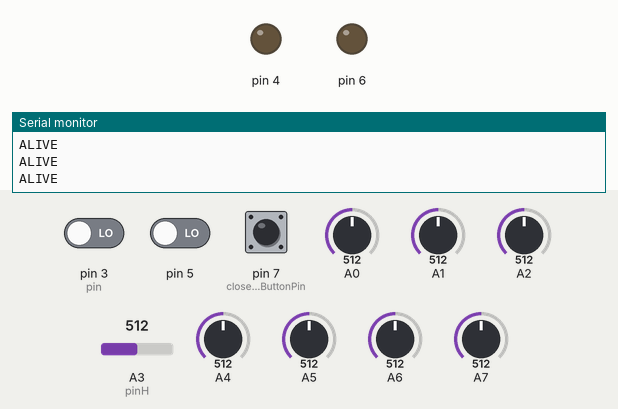
A sketch run on a simulated Arduino Nano, built with avr-gcc and run on an emulated ATmega328P. Shown: output pins drawn as LEDs (lit = HIGH), the last lines printed to the serial monitor. Inputs (shaded band) come from the test bench; at power-on: pin 3 (pin) LOW, pin 5 LOW, pin 7 (closeEyesButtonPin) LOW, A0 = 512, A1 = 512, A2 = 512, A3 (pinH) = 512, A4 = 512, A5 = 512, A6 = 512, A7 = 512.

Above: at 1.2 s.
1.3 s: pin 3 (pin) driven HIGH
At 1.6 s:
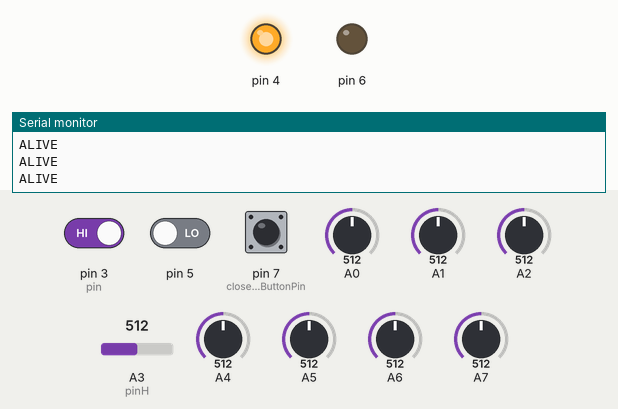
2.8 s: pin 5 driven HIGH
At 3.3 s:
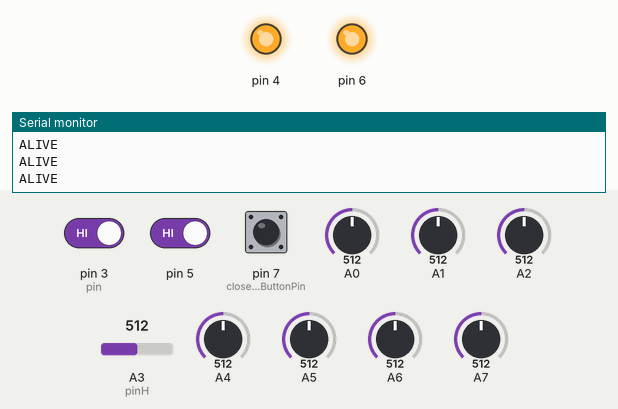
4.3 s: pin 3 (pin) driven LOW
At 4.9 s:
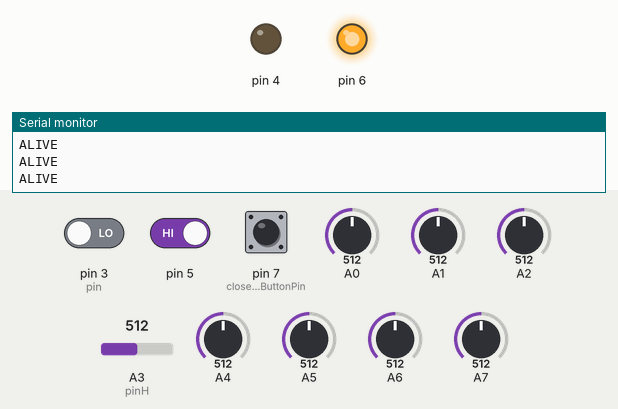
7.5 s: pin 5 driven LOW
At 8.2 s:
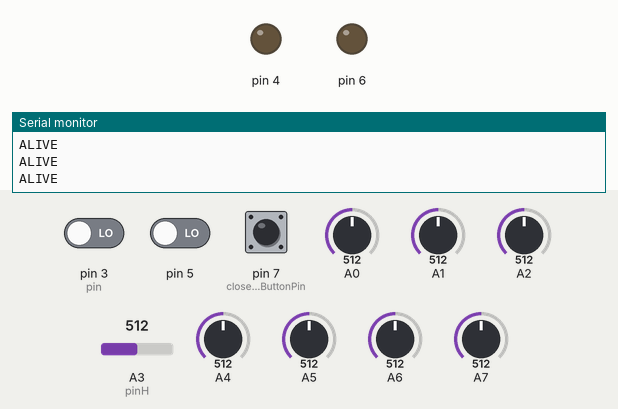
Timing chart, 0 to 10.0 s (numbered marks = the images above; inputs shaded):
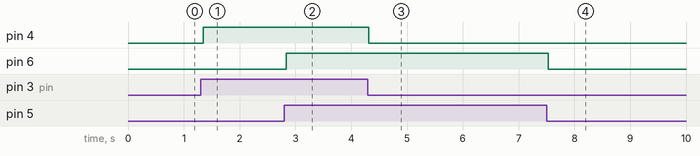

The sketch:

ArduinoOcchiSbriciolone.ino
```cpp
const char eventsC = 'e';
const char statusChangeC = 'C';
const char servoC = 'S';

const char eyesC = 'E';
const char eyeLidsC = 'L';
const char eyebrownsC = 'B';
const char mouthC = 'M';
const char noseC = 'N';

struct Motor {
  int port;
  char sector;
  int pinH;
  char event = servoC;
  int oldValue = 0;
};

struct ButtonLed {
  int pin;
  int led;
  char sector;
  char event = statusChangeC;
  boolean value;
};

const byte delayLettura = 7;
const byte delayLoop = 52;
const byte Analogfilter = 6;
const byte closeEyesButtonPin = 7;
int closeEyesState = 0;
int oldCloseEyesState = 0;


int aliveCounter = 0;
const byte aliveTrigger = 10;


const byte howmanyanalog = 8;//Sono 8 invero
Motor listaMotori[howmanyanalog];
Motor eyeSXX;
Motor eyeSXY;
ButtonLed mirrorButton;
ButtonLed palpebreButton;

int checkSumForEvent1;
int checkSumForEvent0;

int checksumEyelid = (eyeLidsC + eventsC + ';') % 100;

int checkSumFunction(String SCS)
{
  char bufferChar[SCS.length()];
  SCS.toCharArray(bufferChar, SCS.length());

  int sum = 0;
  for (int i = 0; i <  SCS.length(); i++)
  {
    sum += bufferChar[i];
  }

  return sum % 100;
}


void setup()
{


  checkSumForEvent1 = checkSumFunction("LC;1;");
  checkSumForEvent0 = checkSumFunction("LC;0;");
  checksumEyelid = checkSumFunction("Le;");


  mirrorButton.pin = 3;
  mirrorButton.led = 4;
  mirrorButton.sector = eyesC;
  mirrorButton.value = false;


  palpebreButton.pin = 5;
  palpebreButton.led = 6;
  palpebreButton.sector = eyeLidsC;
  palpebreButton.value = false;

  pinMode(mirrorButton.pin, INPUT);
  pinMode(mirrorButton.led, OUTPUT);
  pinMode(palpebreButton.pin, INPUT);
  pinMode(palpebreButton.led, OUTPUT);
  pinMode(closeEyesButtonPin, INPUT);

  listaMotori[0].sector = eyesC;//OcchioDXY
  listaMotori[0].port = A1;//
  listaMotori[0].pinH = 17;

  listaMotori[1].sector = eyesC;//OcchioDXX
  listaMotori[1].port = A0;
  listaMotori[1].pinH = 16;

  listaMotori[2].sector = eyeLidsC;//PalpebraSinistra
  listaMotori[2].port = A3;
  listaMotori[2].pinH = 18;

  listaMotori[3].sector = eyebrownsC;//Sopraciglio DXD
  listaMotori[3].port = A4;//
  listaMotori[3].pinH = 10;

  listaMotori[4].sector = eyebrownsC;//Sopraciglio DXC
  listaMotori[4].port = A5;
  listaMotori[4].pinH = 9;

  listaMotori[5].sector = eyebrownsC;//Sopraciglio SXS
  listaMotori[5].port = A6;//
  listaMotori[5].pinH = 12;

  listaMotori[6].sector = eyebrownsC;//Sopraciglio SXC
  listaMotori[6].port = A7;
  listaMotori[6].pinH = 11;

  listaMotori[7].sector = eyeLidsC;//PalpebraDestra
  listaMotori[7].port = A2;
  listaMotori[7].pinH = 15;

  eyeSXX.sector = eyesC;
  eyeSXX.port = -1;
  eyeSXX.pinH = 13;

  eyeSXY.sector = eyesC;
  eyeSXY.port = -1;
  eyeSXY.pinH = 14;

  readButtonLed(mirrorButton);
  readButtonLedAndSend(palpebreButton);

  Serial.begin(115200);
}


void loop() {

  for (int i = 0; i < howmanyanalog; i++)
  {
    if (listaMotori[i].sector == eyeLidsC)
      if (palpebreButton.value)
        if (i == 2)
          continue;


    readWriteMotor(listaMotori[i]);
  }


  readCloseEyesButton();
  readButtonLed(mirrorButton);
  readButtonLedAndSend(palpebreButton);

  deadManButton();
  delay(delayLoop);
}


void readCloseEyesButton()
{
  closeEyesState = digitalRead(closeEyesButtonPin);

  if (closeEyesState != oldCloseEyesState)
    if (closeEyesState == LOW)
    {
      Serial.print("Le;");
      Serial.println(checksumEyelid);
    }

  oldCloseEyesState = closeEyesState;
}

void readWriteMotor(Motor& m)
{
  int sensorValue = analogRead(m.port);

  if (abs(m.oldValue - sensorValue) > Analogfilter)
  {
    if (m.pinH == listaMotori[0].pinH)
      sendMotor(eyeSXY, sensorValue);
    else if (m.pinH == listaMotori[1].pinH)
    {
      if (mirrorButton.value)
        sendMotor(eyeSXX, mirrorEye(sensorValue));
      else
        sendMotor(eyeSXX, sensorValue);
    }

    if (m.pinH == listaMotori[7].pinH && palpebreButton.value)
      sendMotor(listaMotori[2], sensorValue);

    sendMotor(m, sensorValue);
  }

  m.oldValue = sensorValue;
}

void readButtonLed(ButtonLed& button)
{
  int lettura = digitalRead(button.pin);


  if (lettura == HIGH)
  {
    button.value = true;
    digitalWrite(button.led, HIGH);
  }
  else
  {
    button.value = false;
    digitalWrite(button.led, LOW);
  }
}


void readButtonLedAndSend(ButtonLed& button)
{
  int lettura = digitalRead(button.pin);
  if (lettura == HIGH && button.value != true)
  {
    button.value = true;
    digitalWrite(button.led, HIGH);
    /*
      Serial.print(button.sector);
      Serial.print(button.event);
      Serial.print(';');
      Serial.print('1');
      Serial.print(';');
      Serial.println(checkSumForEvent1);
      delay(delayLettura);
    */
  }
  else if (lettura == LOW && button.value != false)
  {
    button.value = false;
    digitalWrite(button.led, LOW);
    /*
      Serial.print(button.sector);
      Serial.print(button.event);
      Serial.print(';');
      Serial.print('0');
      Serial.print(';');
      Serial.println(checkSumForEvent0);
      delay(delayLettura);
    */
  }
}


int mirrorEye(int value)
{
  return map(value, 0, 1023, 1023, 0);
}


void sendMotor(Motor& m, int sensorValue)
{
  String SCS = "";
  SCS += m.sector;
  SCS +=  m.event;
  SCS +=  ';';
  SCS +=  m.pinH;
  SCS +=  ';';
  SCS += sensorValue;
  SCS += ';';

  //Serial.println(SCS);

  char bufferChar[SCS.length()];
  SCS.toCharArray(bufferChar, SCS.length());

  int sum = 0;
  for (int i = 0; i <  SCS.length(); i++)
  {
    sum += bufferChar[i];
  }

  int checkSum = sum % 100;

  Serial.print(m.sector);
  Serial.print(m.event);
  Serial.print(';');
  Serial.print(m.pinH);
  Serial.print(';');
  Serial.print(sensorValue);
  Serial.print(';');
  Serial.println(checkSum);
  delay(delayLettura);


}

void deadManButton()
{
  if (aliveCounter % aliveTrigger == 0)
    Serial.println("ALIVE");

  aliveCounter++;
}
```

Measured:
- after the input at 1.3 s, pin 4: LOW → HIGH after 0.05 s
- after the input at 2.8 s, pin 6: LOW → HIGH at once
- after the input at 4.3 s, pin 4: HIGH → LOW at once
- after the input at 7.5 s, pin 6: HIGH → LOW at once
